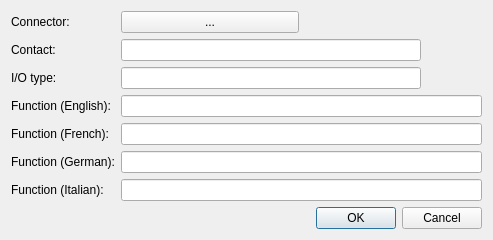
<?xml version="1.0" encoding="UTF-8"?>
<ui version="4.0">
 <class>mdtClArticleConnectionDialog</class>
 <widget class="QDialog" name="mdtClArticleConnectionDialog">
  <property name="geometry">
   <rect>
    <x>0</x>
    <y>0</y>
    <width>493</width>
    <height>240</height>
   </rect>
  </property>
  <property name="windowTitle">
   <string>Article connection edition</string>
  </property>
  <layout class="QFormLayout" name="formLayout">
   <item row="0" column="0">
    <widget class="QLabel" name="lbArticleConnectorNameLabel">
     <property name="text">
      <string>Connector:</string>
     </property>
    </widget>
   </item>
   <item row="0" column="1">
    <layout class="QHBoxLayout" name="horizontalLayout">
     <item>
      <widget class="QPushButton" name="pbSelectArticleConnector">
       <property name="text">
        <string>...</string>
       </property>
      </widget>
     </item>
     <item>
      <widget class="QLabel" name="lbArticleConnectorName">
       <property name="minimumSize">
        <size>
         <width>0</width>
         <height>0</height>
        </size>
       </property>
       <property name="text">
        <string>&lt;None&gt;</string>
       </property>
      </widget>
     </item>
    </layout>
   </item>
   <item row="1" column="0">
    <widget class="QLabel" name="lbArticleContactName">
     <property name="text">
      <string>Contact:</string>
     </property>
    </widget>
   </item>
   <item row="1" column="1">
    <widget class="QLineEdit" name="fld_ArticleContactName">
     <property name="maximumSize">
      <size>
       <width>300</width>
       <height>16777215</height>
      </size>
     </property>
     <property name="maxLength">
      <number>30</number>
     </property>
    </widget>
   </item>
   <item row="2" column="0">
    <widget class="QLabel" name="lbIoType">
     <property name="text">
      <string>I/O type:</string>
     </property>
    </widget>
   </item>
   <item row="2" column="1">
    <widget class="QLineEdit" name="fld_IoType">
     <property name="maximumSize">
      <size>
       <width>300</width>
       <height>16777215</height>
      </size>
     </property>
     <property name="maxLength">
      <number>30</number>
     </property>
    </widget>
   </item>
   <item row="3" column="0">
    <widget class="QLabel" name="lbFunctionEN">
     <property name="text">
      <string>Function (English):</string>
     </property>
    </widget>
   </item>
   <item row="3" column="1">
    <widget class="QLineEdit" name="fld_FunctionEN">
     <property name="maxLength">
      <number>100</number>
     </property>
    </widget>
   </item>
   <item row="4" column="0">
    <widget class="QLabel" name="lbFunctionFR">
     <property name="text">
      <string>Function (French):</string>
     </property>
    </widget>
   </item>
   <item row="4" column="1">
    <widget class="QLineEdit" name="fld_FunctionFR">
     <property name="maxLength">
      <number>100</number>
     </property>
    </widget>
   </item>
   <item row="5" column="0">
    <widget class="QLabel" name="lbFunctionDE">
     <property name="text">
      <string>Function (German):</string>
     </property>
    </widget>
   </item>
   <item row="5" column="1">
    <widget class="QLineEdit" name="fld_FunctionDE">
     <property name="maxLength">
      <number>100</number>
     </property>
    </widget>
   </item>
   <item row="6" column="0">
    <widget class="QLabel" name="lbFunctionIT">
     <property name="text">
      <string>Function (Italian):</string>
     </property>
    </widget>
   </item>
   <item row="6" column="1">
    <widget class="QLineEdit" name="fld_FunctionIT">
     <property name="maxLength">
      <number>100</number>
     </property>
    </widget>
   </item>
   <item row="7" column="1">
    <widget class="QDialogButtonBox" name="buttonBox">
     <property name="orientation">
      <enum>Qt::Horizontal</enum>
     </property>
     <property name="standardButtons">
      <set>QDialogButtonBox::Cancel|QDialogButtonBox::Ok</set>
     </property>
    </widget>
   </item>
  </layout>
 </widget>
 <resources/>
 <connections>
  <connection>
   <sender>buttonBox</sender>
   <signal>accepted()</signal>
   <receiver>mdtClArticleConnectionDialog</receiver>
   <slot>accept()</slot>
   <hints>
    <hint type="sourcelabel">
     <x>248</x>
     <y>254</y>
    </hint>
    <hint type="destinationlabel">
     <x>157</x>
     <y>274</y>
    </hint>
   </hints>
  </connection>
  <connection>
   <sender>buttonBox</sender>
   <signal>rejected()</signal>
   <receiver>mdtClArticleConnectionDialog</receiver>
   <slot>reject()</slot>
   <hints>
    <hint type="sourcelabel">
     <x>316</x>
     <y>260</y>
    </hint>
    <hint type="destinationlabel">
     <x>286</x>
     <y>274</y>
    </hint>
   </hints>
  </connection>
 </connections>
</ui>
